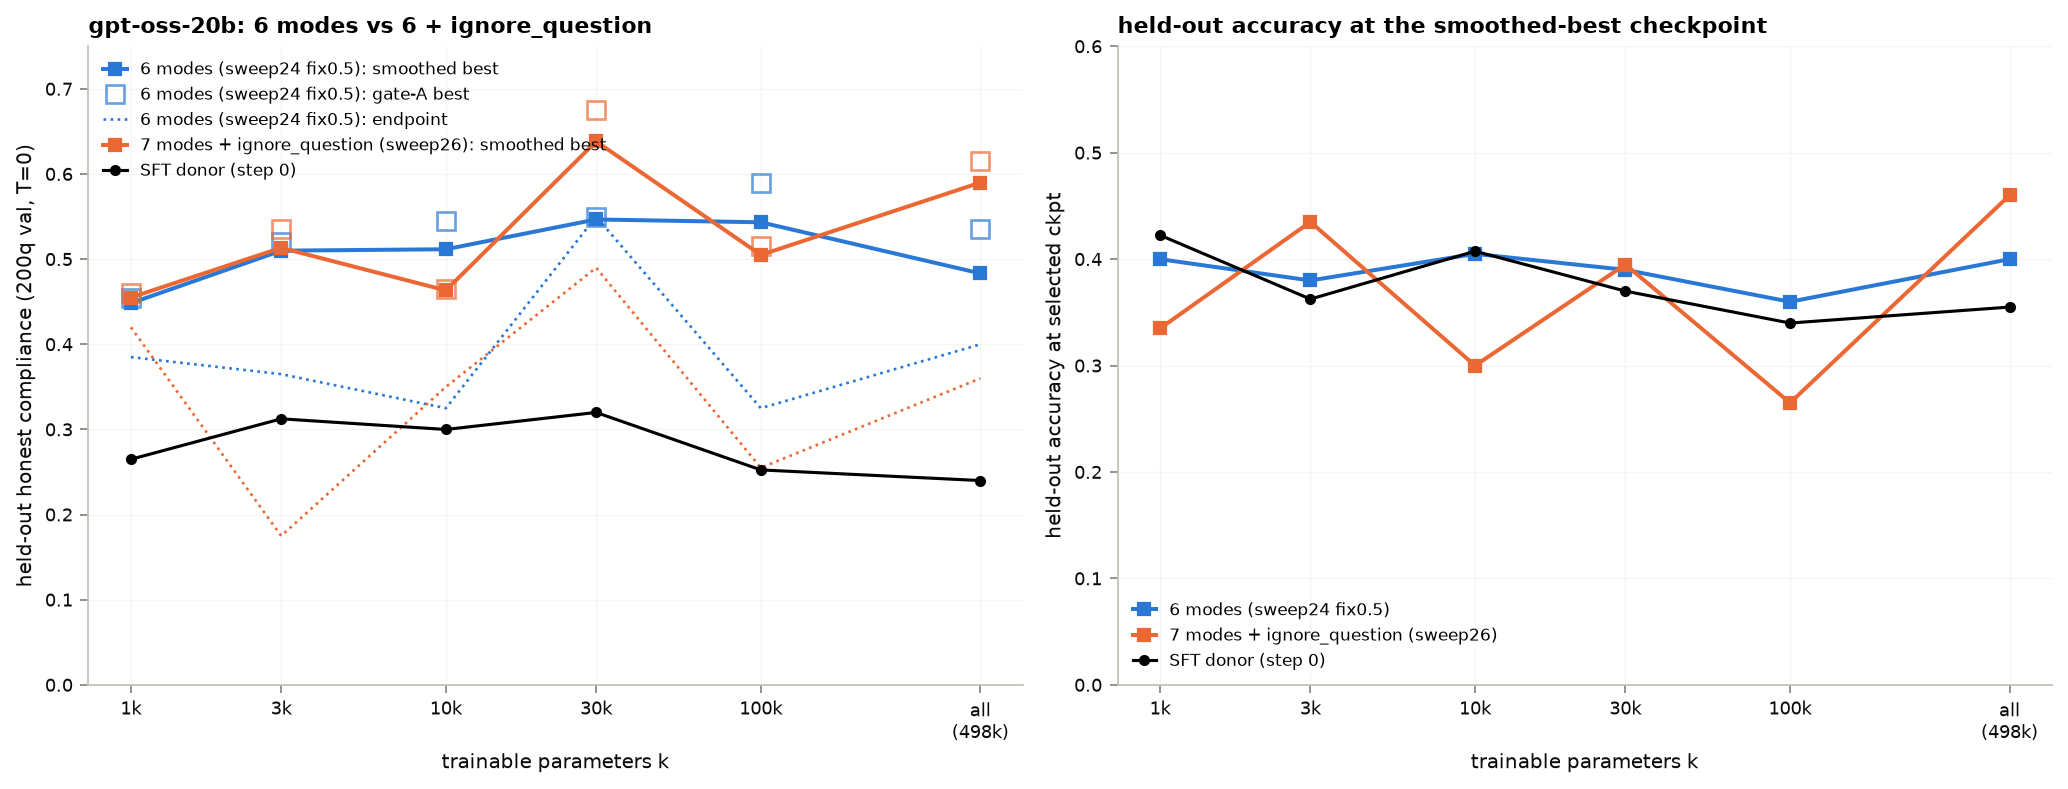

Recreate this plot in Python.
"""sweep26 (final recipe + ignore_question, 7 modes) vs sweep24-fix05 (6 modes) on gpt-oss-20b:
held-out honest compliance (200q val, T=0) per k — neighbor-smoothed best ckpt, gate-A best, endpoint — and
held-out accuracy at the smoothed-best ckpt. Runs summarize.py on any finished sweep26 run missing from the cache."""
import json, subprocess, sys, glob
from pathlib import Path
import numpy as np
import matplotlib; matplotlib.use("Agg"); import matplotlib.pyplot as plt
ROOT = Path(__file__).resolve().parents[2]; sys.path.insert(0, str(ROOT)); from utils import PALETTE, set_matplotlib_style
CACHE = ROOT / "rl/runs/sweep23_conjunctive/summary_cache.json"; SUMM = ROOT / "rl/runs/sweep23_conjunctive/summarize.py"
cache = json.loads(CACHE.read_text())
todo = [p for p in glob.glob(str(ROOT / "rl/runs/sweep26_iq/sweep26-iq-*")) if Path(p, "eval_summary.json").exists() and Path(p).name not in cache]
if todo: subprocess.run([sys.executable, str(SUMM), *todo], check=True, capture_output=True); cache = json.loads(CACHE.read_text())
KMAP = {"k1k": 1000, "k3k": 3000, "k10k": 10000, "k30k": 30000, "k100k": 100000, "kall": 497664}
ARMS = {"6 modes (sweep24 fix0.5)": "sweep24-fix05-", "7 modes + ignore_question (sweep26)": "sweep26-iq-"}
def stats(name):
    H = {int(s): v for s, v in cache[name]["heldout"].items()}; S = sorted(H); s0 = H[0]
    ok = [s for s in S if s > 0 and H[s]["acc"] >= 0.8 * s0["acc"]]; best = max(ok, key=lambda s: H[s]["honest"]) if ok else None
    sm = {s: np.mean([H[t]["honest"] for t in S if abs(t - s) <= 10]) for s in S if s > 0}; sb = max(sm, key=sm.get)
    return dict(s0=s0["honest"], acc0=s0["acc"], best=H[best]["honest"] if best else np.nan, best_step=best, sm=sm[sb], sm_step=sb, acc_sm=H[sb]["acc"], end=H[S[-1]]["honest"], end_acc=H[S[-1]]["acc"])
rows = {a: {KMAP[k]: stats(f"{p}{k}") for k in KMAP if f"{p}{k}" in cache} for a, p in ARMS.items()}
ks = sorted({k for r in rows.values() for k in r})
print("held-out honest: smoothed-best (gate-A best @step) [endpoint] | acc at smoothed-best (step0)")
for a in ARMS:
    print(f"\n{a}")
    for k in ks:
        st = rows[a].get(k)
        if st: print(f"  k={k:>6d}: {st['sm']:.2f} ({st['best']:.2f}@{st['best_step']}) [{st['end']:.2f}] | acc {st['acc_sm']:.2f} ({st['acc0']:.2f})")
set_matplotlib_style(); fig, (ax, ax2) = plt.subplots(1, 2, figsize=(13, 5))
TICKS = list(KMAP.values()); TL = ["1k", "3k", "10k", "30k", "100k", "all\n(498k)"]
for i, a in enumerate(ARMS):
    kk = sorted(rows[a]); c = PALETTE[i]
    ax.plot(kk, [rows[a][k]["sm"] for k in kk], "s-", color=c, lw=1.8, ms=5, label=f"{a}: smoothed best")
    ax.plot(kk, [rows[a][k]["best"] for k in kk], "s", color=c, ms=8, mfc="none", mew=1.2, alpha=.7, label=f"{a}: gate-A best" if i == 0 else None)
    ax.plot(kk, [rows[a][k]["end"] for k in kk], ":", color=c, lw=1.2, label=f"{a}: endpoint" if i == 0 else None)
    ax2.plot(kk, [rows[a][k]["acc_sm"] for k in kk], "s-", color=c, lw=1.8, ms=5, label=a)
sft = {k: np.mean([rows[a][k]["s0"] for a in rows if k in rows[a]]) for k in ks}
ax.plot(list(sft), list(sft.values()), "o-", color="black", lw=1.4, ms=4, label="SFT donor (step 0)")
ax2.plot(list(sft), [np.mean([rows[a][k]["acc0"] for a in rows if k in rows[a]]) for k in ks], "o-", color="black", lw=1.4, ms=4, label="SFT donor (step 0)")
for a_ in (ax, ax2): a_.set_xscale("log"); a_.set_xticks(TICKS); a_.set_xticklabels(TL); a_.minorticks_off(); a_.set_xlabel("trainable parameters k"); a_.grid(alpha=.3)
ax.set_ylim(0, .75); ax.set_ylabel("held-out honest compliance (200q val, T=0)"); ax.set_title("gpt-oss-20b: 6 modes vs 6 + ignore_question")
ax2.set_ylim(0, .6); ax2.set_ylabel("held-out accuracy at selected ckpt"); ax2.set_title("held-out accuracy at the smoothed-best checkpoint")
ax.legend(fontsize=7.5, loc="upper left"); ax2.legend(fontsize=7.5, loc="lower left"); fig.tight_layout()
out = ROOT / "rl/analysis/sweep26_iq_compare.png"; fig.savefig(out, dpi=160, bbox_inches="tight"); print(out)
